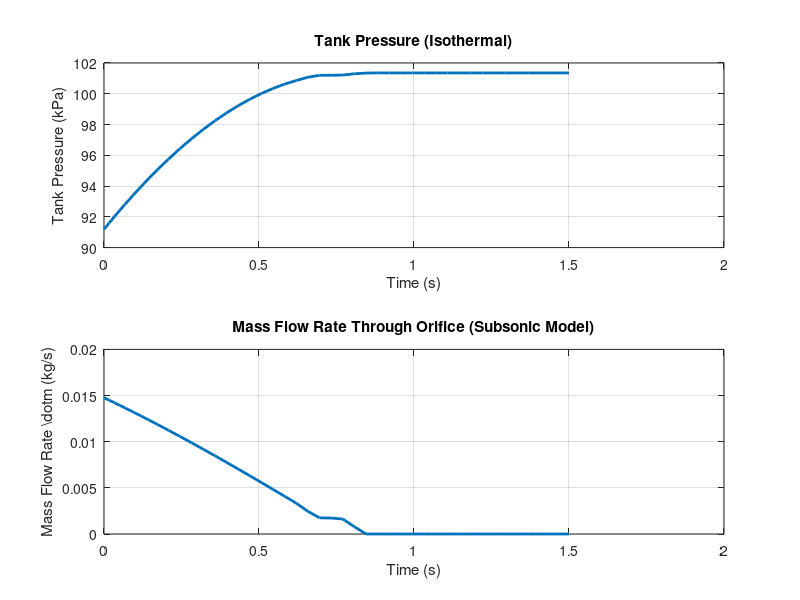

Write the MATLAB code that produced this figure.
function Reed_valve_validation()
    % Gas Properties
    gamma = 1.4; % Ratio of specific heats (Cp/Cv)
    R = 287.0; % Specific gas constant for air [J/(kg*K)]
    
    % Upstream (ambient) conditions
    P_up = 101325; % Upstream (ambient) pressure [Pa] 
    T_up = 293.15; % upstream (ambient) pressure [K]
    rho_up = P_up / (R*T_up); % upsteam density. Assuming it is an ideal gas [kg/m^3]
    
    % Tank and Orifice Geometry
    tankVolume = 0.05; % Volume of the tank. For a fixed inflow mdot, a smaller volume increase pressure faster [m^3]
    A_orifice  = 1e-4; % Effective open area of the orifice [m^2]
    
    % Isothermal tank temperature. 
    % (It is reasonable just for basic "sanity check" because it avoids modeling heat transfer)
    T_tank = T_up; % Tank temperature stays constant over time [K]
    
    % Simulation settings
    % The ODE solver will pick its own internal time steps adaptively
    tSpan = [0, 1.5]; % defining the time interval for the simulation [s]
    % We start the tank at 90% of the upsteam pressure. It will be
    % "slightly under-pressurized".
    P0_tank = 0.90 * P_up; % Initial pressure inside the tank [Pa]
    
    % Define the ODE function handle
    % The ODE function returns dP_tank/dt at each time step based on
    % current tank pressure, flow model and 
    % isothermal tank relation: dp/dt = (R*T_tank/V_tank) * mdot_in
    odeFun = @(t, P_tank) tankPressureODE_isothermal(t, P_tank, gamma, R, P_up, T_up, T_tank, tankVolume, A_orifice);
    
    % Solving the ODE using ode45
    % This will give use the time vector that was chosen by solver and the
    % pressure solved at eac time value t.
    [t, P_tank] = ode45(odeFun, tSpan, P0_tank);
    
    % Compute mass flow rate mdot at each recorded time point
    % This uses the SUBSONIC compressible orifice model (THERE IS NO
    % CHOCKING YET). 
    % Upstream is fixed
    mdot = arrayfun(@(P) orificeMassFlow_subsonic(P_up, T_up, P, A_orifice, gamma, R), P_tank); % Compute mass flow rate
    
    % Package results and exports to workspace
    results = [t, P_tank, mdot]; % Combining time, pressure, and mass flow rate into one matrix.
    assignin('base', 'TankChargingData', results);
    
     %% --- Plot results ---
        figure(1);
        subplot(2,1,1);
        plot(t, P_tank/1000, 'LineWidth', 2);
        grid on;
        xlabel('Time (s)');
        ylabel('Tank Pressure (kPa)');
        title('Tank Pressure (Isothermal)');
        subplot(2,1,2);
        plot(t, mdot, 'LineWidth', 2);
        grid on;
        xlabel('Time (s)');
        ylabel('Mass Flow Rate \dot{m} (kg/s)');
        title('Mass Flow Rate Through Orifice (Subsonic Model)');
end

function dPdt = tankPressureODE_isothermal(~, P_tank, gamma, R, P_up, T_up, T_tank, V_tank, A_orifice)
    % If tank pressure is at/above upstream, no inflow. (I'm not truly
    % sure whether we should include backwards flow).
    if P_tank >= P_up
        dPdt = 0;
        return;
    end
    % Calling the other function in order to get the mass flow rate.
    mdot_in = orificeMassFlow_subsonic(P_up, T_up, P_tank, A_orifice, gamma, R); 
    % Isothermal ideal gas in fixed volume: 
    % dp/dt = (R*T/V)*mdot
    % For an ideal gas in vessel of constant volume V and constant
    % Temperature T.
    dPdt = (R * T_tank / V_tank) * mdot_in;
end


function mdot = orificeMassFlow_subsonic(P_up, T_up, P_down, A, gamma, R)
    % Returns subsonic compressible mass flow rate through an orifice.
    % Uses ideal gas: rho = P/(R*T)
    if A <= 0 || P_down >= P_up
        mdot = 0;
        return;
    end
    rho_up = P_up / (R * T_up); 
    r = P_down / P_up;  % pressure ratio (down/up), 0<r<1 for inflow
    % Subsonic compressible orifice mass-flux term (written with rho_up)
    sqrtInner = 2 * P_up * rho_up * (gamma/(gamma - 1)) * (r^(2/gamma)) * (1 - r^((gamma - 1)/gamma));
    % Numerical guard (near r ~ 1 can cause tiny negative due to roundoff)
    if sqrtInner <= 0
        mdot = 0;
    else
        mdot = A * sqrt(sqrtInner);
    end
end
